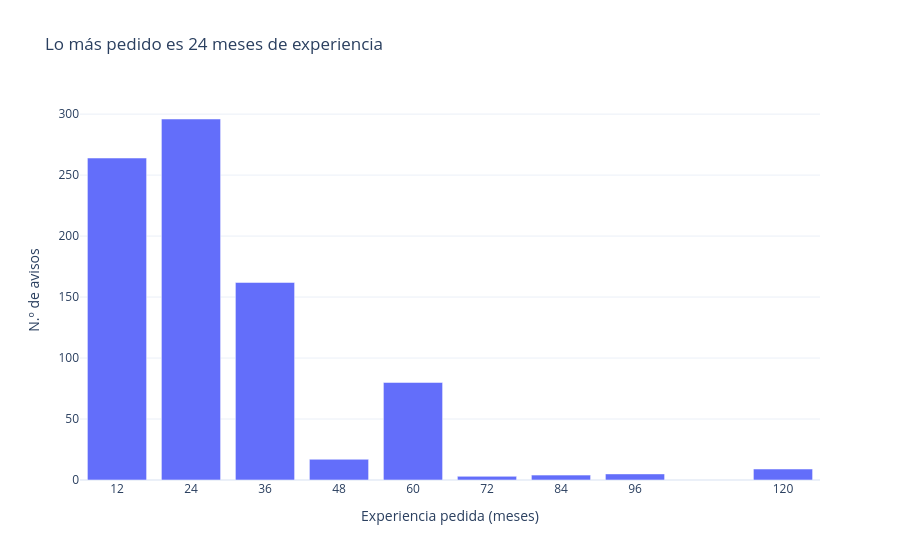

Notebook source saved alongside this figure:
### Code cell
# Distribución de la experiencia pedida
experiencia = limpio["experiencia_meses"].value_counts().sort_index()
moda_experiencia = experiencia.idxmax()

fig = px.bar(x=experiencia.index, y=experiencia.values,
             title=f"Lo más pedido es {moda_experiencia:.0f} meses de experiencia",
             labels={"x": "Experiencia pedida (meses)", "y": "N.º de avisos"})
fig.update_xaxes(tickvals=experiencia.index)
fig.show()

hasta_2_anios = (limpio["experiencia_meses"] <= 24).sum() / limpio["experiencia_meses"].count()
interpretar(f"Solo el {limpio['pide_experiencia'].mean():.0%} de los avisos pide experiencia, y de esos el {hasta_2_anios:.0%} "
            f"pide 2 años o menos (n = {limpio['experiencia_meses'].count()} avisos con experiencia).", "7.4", fig)

### Figure 1 — Plotly figure (JSON) as saved in the notebook; plotly's stock layout.template omitted (floating-point values rounded to 4 significant figures)
{"data": [{"hovertemplate": "Experiencia pedida (meses)=%{x}<br>N.º de avisos=%{y}<extra></extra>", "legendgroup": "", "marker": {"color": "#636efa", "pattern": {"shape": ""}}, "name": "", "orientation": "v", "showlegend": false, "textposition": "auto", "type": "bar", "x": [12.0, 24.0, 36.0, 48.0, 60.0, 72.0, 84.0, 96.0, 120.0], "xaxis": "x", "y": [264, 296, 162, 17, 80, 3, 4, 5, 9], "yaxis": "y"}], "layout": {"barmode": "relative", "legend": {"tracegroupgap": 0}, "title": {"text": "Lo más pedido es 24 meses de experiencia"}, "xaxis": {"anchor": "y", "domain": [0, 1], "tickvals": [12.0, 24.0, 36.0, 48.0, 60.0, 72.0, 84.0, 96.0, 120.0], "title": {"text": "Experiencia pedida (meses)"}}, "yaxis": {"anchor": "x", "domain": [0, 1], "title": {"text": "N.º de avisos"}}}}
